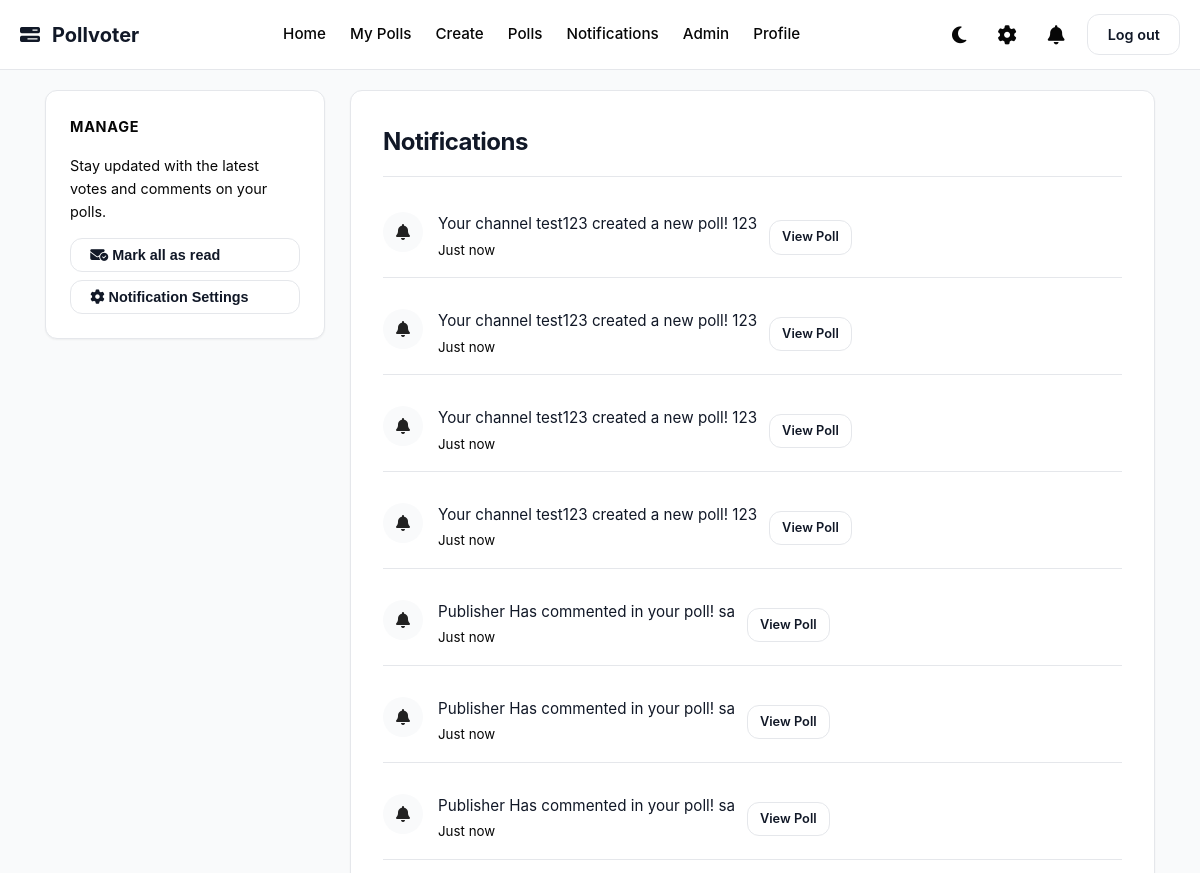
The app's page /notifications (signed in, upper part), older data.
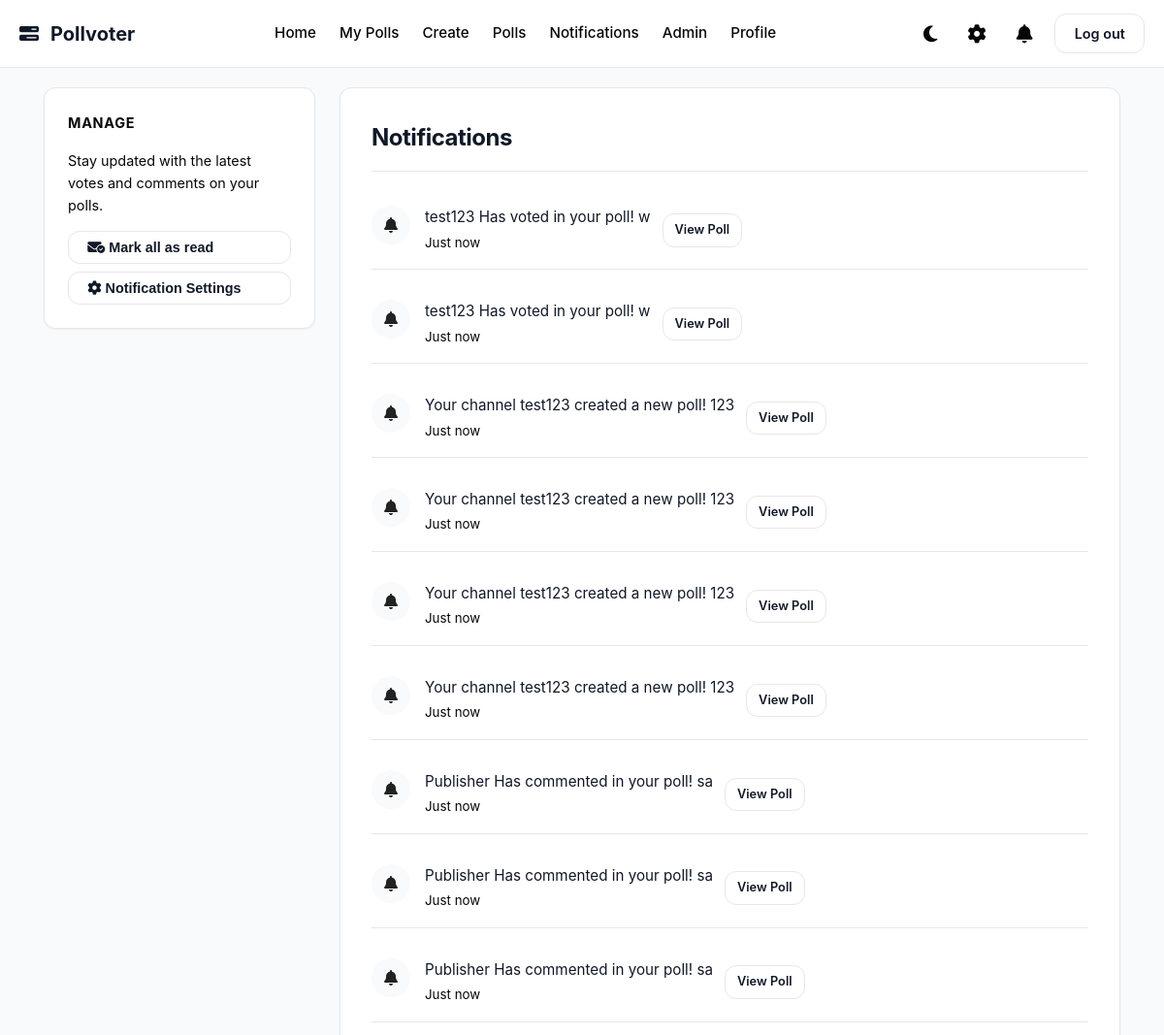
The same page, newer data.
### app/models.py (models this page shows)
class Notification(db.Model):
    __tablename__ = 'notification'
    id = Column(Integer, primary_key=True)
    message = Column(Text)
    is_read = Column(Boolean)
    created_at = Column(DateTime, default=datetime.now)
    recipient_id = Column(Integer, ForeignKey('user.id'))
    recipient = relationship("User", backref="notifications", foreign_keys=[recipient_id])
    poll_id = Column(Integer, ForeignKey('poll.id'))

### app/routes.py (the view)
@main.route("/notifications")
@login_required
def notifications():
    notifications = Notification.query.filter_by(recipient_id = current_user.id).order_by(Notification.created_at.desc()).all()
    for i in notifications:
        i.is_read = True
    db.session.commit()
    return render_template("notification.html", notifications = notifications)

### app/__init__.py (called while the page is built)
def create_app():
    app = Flask(__name__)
    app.config['SECRET_KEY'] = 'your_secret_key'
    app.config['SQLALCHEMY_DATABASE_URI'] = 'sqlite:///pollvoter.db'
    app.config['SQLALCHEMY_TRACK_MODIFICATIONS'] = False
    app.config["UPLOAD_FOLDER"] = "static/uploads"
    app.config["PFP_FOLDER"] =  "app/static/uploads/pfp"
    db.init_app(app)
    login_manager.init_app(app)
    migrate.init_app(app, db)
    app.register_blueprint(auth)
    app.register_blueprint(main)
    app.register_blueprint(polls)
    app.register_blueprint(admin)
    @login_manager.user_loader
    def load_user(userid):
        return User.query.get(int(userid))
    return app

### app/routes.py (called while the page is built)
@main.context_processor
def notifications_count():
    if current_user.is_authenticated:
        unreadcount = Notification.query.filter_by(recipient_id = current_user.id, is_read = False).count()
        return dict(unreadcount = unreadcount)
    return dict(unreadcount = 0)

### app/templates/notification.html (shortened to what this page needs)
{% extends "base.html" %}
{% block content %}
<div class="dashboard-layout">
    <aside class="sidebar">
        <div class="sidebar-widget">
            <h3 class="widget-title">Manage</h3>
            <p style="font-size: 0.9rem; color: var(--text-muted); margin-bottom: 15px;">
                Stay updated with the latest votes and comments on your polls.
            </p>
            <button class="btn btn-outline" style="width: 100%; text-align: left; margin-bottom: 8px;">
                <i class="fa-solid fa-envelope-circle-check"></i> Mark all as read
            </button>
            <button class="btn btn-outline" style="width: 100%; text-align: left;">
                <i class="fa-solid fa-gear"></i> Notification Settings
            </button>
        </div>
    </aside>
    <main class="feed">
        <div class="card">
            <h2 style="margin-bottom: 20px; border-bottom: 1px solid var(--border-subtle); padding-bottom: 15px;">
                Notifications
            </h2>
            <div class="notification-list">
                {% for i in notifications %}
                <div class="user-row" style="padding: 15px 0; border-bottom: 1px solid var(--border-subtle);">
                    <div style="display: flex; align-items: flex-start; gap: 15px;">
                        <div style="
                            width: 40px; height: 40px;
                            background: var(--bg-body);
                            border-radius: 50%;
                            display: flex; align-items: center; justify-content: center;
                            color: var(--primary);
                            flex-shrink: 0;
                        ">
                            <i class="fas fa-bell"></i>
                        </div>
                        <div>
                            <p style="margin: 0; font-size: 0.95rem; color: var(--text-main);">
                                {{ i.message }}
                            </p>
                            <small style="color: var(--text-muted);">Just now</small>
                        </div>
                    </div>
                    {% if i.poll_id %}
                    <a href="{{ url_for('polls.poll_detail', poll_id=i.poll_id) }}" class="btn btn-outline" style="font-size: 0.8rem; padding: 6px 12px;">
                        View Poll
                    </a>
                    {% endif %}
                </div>
                {% else %}
                <div style="text-align: center; padding: 40px 0;">
                    <div style="font-size: 2rem; margin-bottom: 10px;">✉︎</div>
                    <h3 style="font-size: 1.1rem; color: var(--text-main);">All caught up!</h3>
                    <p style="color: var(--text-muted);">You have no new notifications.</p>
                </div>
                {% endfor %}
            </div>
        </div>
    </main>
</div>
{% endblock %}

Row changes from the older to the newer data that the page shows:
added Notification: message "test123 Has voted in your poll! w"
added Notification: message "test123 Has voted in your poll! w"
